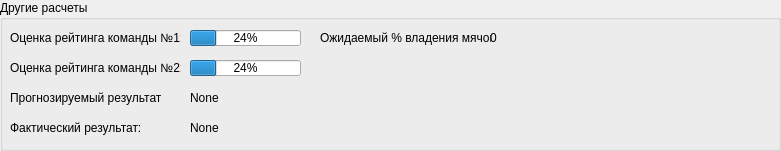
   <widget class="QGroupBox" name="groupBox">
    <property name="geometry">
     <rect>
      <x>10</x>
      <y>610</y>
      <width>781</width>
      <height>151</height>
     </rect>
    </property>
    <property name="title">
     <string>Другие расчеты</string>
    </property>
    <widget class="QLabel" name="label_4">
     <property name="geometry">
      <rect>
       <x>190</x>
       <y>120</y>
       <width>71</width>
       <height>16</height>
      </rect>
     </property>
     <property name="text">
      <string>None</string>
     </property>
    </widget>
    <widget class="QLabel" name="label_2">
     <property name="geometry">
      <rect>
       <x>10</x>
       <y>120</y>
       <width>131</width>
       <height>16</height>
      </rect>
     </property>
     <property name="text">
      <string>Фактический результат:</string>
     </property>
    </widget>
    <widget class="QLabel" name="label">
     <property name="geometry">
      <rect>
       <x>10</x>
       <y>90</y>
       <width>151</width>
       <height>16</height>
      </rect>
     </property>
     <property name="text">
      <string>Прогнозируемый результат:</string>
     </property>
    </widget>
    <widget class="QLabel" name="label_5">
     <property name="geometry">
      <rect>
       <x>10</x>
       <y>60</y>
       <width>171</width>
       <height>16</height>
      </rect>
     </property>
     <property name="text">
      <string>Оценка рейтинга команды №2:</string>
     </property>
    </widget>
    <widget class="QLabel" name="label_6">
     <property name="geometry">
      <rect>
       <x>10</x>
       <y>30</y>
       <width>171</width>
       <height>16</height>
      </rect>
     </property>
     <property name="text">
      <string>Оценка рейтинга команды №1:</string>
     </property>
    </widget>
    <widget class="QLabel" name="label_3">
     <property name="geometry">
      <rect>
       <x>190</x>
       <y>90</y>
       <width>71</width>
       <height>16</height>
      </rect>
     </property>
     <property name="text">
      <string>None</string>
     </property>
    </widget>
    <widget class="QProgressBar" name="progressBar">
     <property name="geometry">
      <rect>
       <x>190</x>
       <y>30</y>
       <width>111</width>
       <height>16</height>
      </rect>
     </property>
     <property name="value">
      <number>24</number>
     </property>
    </widget>
    <widget class="QProgressBar" name="progressBar_2">
     <property name="geometry">
      <rect>
       <x>190</x>
       <y>60</y>
       <width>111</width>
       <height>16</height>
      </rect>
     </property>
     <property name="value">
      <number>24</number>
     </property>
    </widget>
    <widget class="QLabel" name="label_7">
     <property name="geometry">
      <rect>
       <x>320</x>
       <y>30</y>
       <width>171</width>
       <height>16</height>
      </rect>
     </property>
     <property name="text">
      <string>Ожидаемый % владения мячом:</string>
     </property>
    </widget>
    <widget class="QLabel" name="label_8">
     <property name="geometry">
      <rect>
       <x>490</x>
       <y>30</y>
       <width>16</width>
       <height>16</height>
      </rect>
     </property>
     <property name="text">
      <string>0</string>
     </property>
    </widget>
   </widget>
